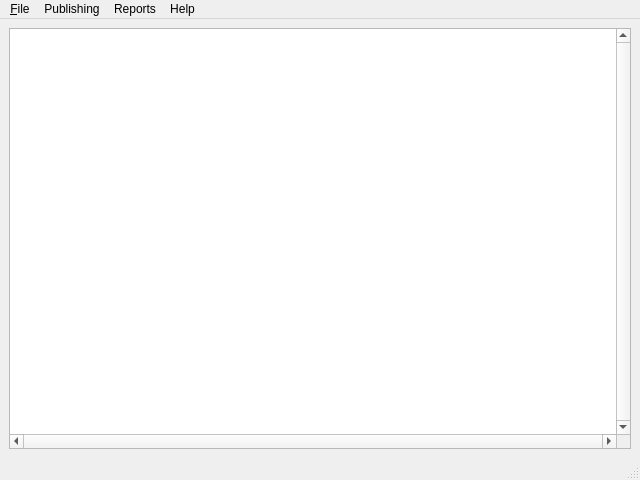
<?xml version="1.0" encoding="UTF-8"?>
<ui version="4.0">
 <class>MainWindow</class>
 <widget class="QMainWindow" name="MainWindow">
  <property name="geometry">
   <rect>
    <x>0</x>
    <y>0</y>
    <width>640</width>
    <height>480</height>
   </rect>
  </property>
  <property name="windowTitle">
   <string>AGS Service Publisher</string>
  </property>
  <widget class="QWidget" name="centralwidget">
   <layout class="QGridLayout" name="gridLayout">
    <item row="0" column="0">
     <layout class="QHBoxLayout" name="horizontalLayout">
      <item>
       <widget class="QPlainTextEdit" name="logWindow">
        <property name="font">
         <font>
          <family>Courier New</family>
          <pointsize>10</pointsize>
         </font>
        </property>
        <property name="acceptDrops">
         <bool>false</bool>
        </property>
        <property name="verticalScrollBarPolicy">
         <enum>Qt::ScrollBarAlwaysOn</enum>
        </property>
        <property name="horizontalScrollBarPolicy">
         <enum>Qt::ScrollBarAlwaysOn</enum>
        </property>
        <property name="tabChangesFocus">
         <bool>true</bool>
        </property>
        <property name="documentTitle">
         <string notr="true"/>
        </property>
        <property name="undoRedoEnabled">
         <bool>false</bool>
        </property>
        <property name="lineWrapMode">
         <enum>QPlainTextEdit::NoWrap</enum>
        </property>
        <property name="readOnly">
         <bool>true</bool>
        </property>
        <property name="plainText">
         <string notr="true"/>
        </property>
        <property name="cursorWidth">
         <number>0</number>
        </property>
        <property name="textInteractionFlags">
         <set>Qt::TextSelectableByKeyboard|Qt::TextSelectableByMouse</set>
        </property>
       </widget>
      </item>
     </layout>
    </item>
   </layout>
  </widget>
  <widget class="QMenuBar" name="menubar">
   <property name="geometry">
    <rect>
     <x>0</x>
     <y>0</y>
     <width>640</width>
     <height>18</height>
    </rect>
   </property>
   <widget class="QMenu" name="menuFile">
    <property name="title">
     <string>&amp;File</string>
    </property>
    <addaction name="actionExit"/>
   </widget>
   <widget class="QMenu" name="menuReports">
    <property name="title">
     <string>Reports</string>
    </property>
    <addaction name="actionMXD_Data_Sources_Report"/>
    <addaction name="actionDataset_Usages_Report"/>
    <addaction name="actionData_Stores_Report"/>
   </widget>
   <widget class="QMenu" name="menuHelp">
    <property name="title">
     <string>Help</string>
    </property>
    <addaction name="actionGetInstallInfo"/>
    <addaction name="actionGetExecutablePath"/>
    <addaction name="actionTestLogWindow"/>
    <addaction name="separator"/>
    <addaction name="actionAbout"/>
   </widget>
   <widget class="QMenu" name="menuPublishing">
    <property name="title">
     <string>Publishing</string>
    </property>
    <addaction name="actionPublish_Services"/>
   </widget>
   <addaction name="menuFile"/>
   <addaction name="menuPublishing"/>
   <addaction name="menuReports"/>
   <addaction name="menuHelp"/>
  </widget>
  <widget class="QStatusBar" name="statusbar"/>
  <action name="actionMXD_Data_Sources_Report">
   <property name="text">
    <string>MXD Data Sources Report</string>
   </property>
  </action>
  <action name="actionExit">
   <property name="text">
    <string>E&amp;xit</string>
   </property>
  </action>
  <action name="actionGetInstallInfo">
   <property name="text">
    <string>GetInstallInfo</string>
   </property>
  </action>
  <action name="actionGetExecutablePath">
   <property name="text">
    <string>GetExecutablePath</string>
   </property>
  </action>
  <action name="actionPublish_Services">
   <property name="text">
    <string>Publish Services</string>
   </property>
  </action>
  <action name="actionAbout">
   <property name="text">
    <string>About...</string>
   </property>
  </action>
  <action name="actionTestLogWindow">
   <property name="text">
    <string>TestLogWindow</string>
   </property>
  </action>
  <action name="actionDataset_Usages_Report">
   <property name="text">
    <string>Dataset Usages Report</string>
   </property>
  </action>
  <action name="actionData_Stores_Report">
   <property name="text">
    <string>Data Stores Report</string>
   </property>
  </action>
 </widget>
 <resources/>
 <connections/>
</ui>
